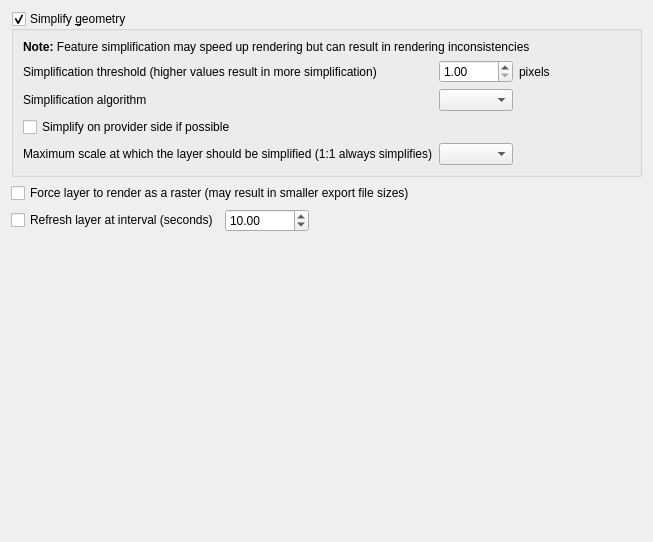
             <widget class="QWidget" name="scrollAreaWidgetContents_19">
              <property name="geometry">
               <rect>
                <x>0</x>
                <y>0</y>
                <width>653</width>
                <height>542</height>
               </rect>
              </property>
              <layout class="QVBoxLayout" name="verticalLayout_32">
               <item>
                <widget class="QGroupBox" name="mSimplifyDrawingGroupBox">
                 <property name="title">
                  <string>Simplify &amp;geometry</string>
                 </property>
                 <property name="checkable">
                  <bool>true</bool>
                 </property>
                 <layout class="QGridLayout" name="_12">
                  <item row="0" column="1" colspan="4">
                   <widget class="QLabel" name="label_59">
                    <property name="text">
                     <string>&lt;b&gt;Note:&lt;/b&gt; Feature simplification may speed up rendering but can result in rendering inconsistencies</string>
                    </property>
                   </widget>
                  </item>
                  <item row="1" column="1">
                   <widget class="QLabel" name="label_56">
                    <property name="text">
                     <string>Simplification threshold (higher values result in more simplification)</string>
                    </property>
                    <property name="margin">
                     <number>2</number>
                    </property>
                   </widget>
                  </item>
                  <item row="1" column="2">
                   <widget class="QDoubleSpinBox" name="mSimplifyDrawingSpinBox">
                    <property name="toolTip">
                     <string>Higher values result in more simplification</string>
                    </property>
                    <property name="decimals">
                     <number>2</number>
                    </property>
                    <property name="minimum">
                     <double>1.000000000000000</double>
                    </property>
                    <property name="maximum">
                     <double>30.000000000000000</double>
                    </property>
                    <property name="singleStep">
                     <double>0.200000000000000</double>
                    </property>
                    <property name="value">
                     <double>1.000000000000000</double>
                    </property>
                   </widget>
                  </item>
                  <item row="1" column="3">
                   <widget class="QLabel" name="mSimplifyDrawingPx">
                    <property name="text">
                     <string>pixels</string>
                    </property>
                    <property name="margin">
                     <number>2</number>
                    </property>
                   </widget>
                  </item>
                  <item row="1" column="4">
                   <spacer name="horizontalSpacer_40">
                    <property name="orientation">
                     <enum>Qt::Horizontal</enum>
                    </property>
                    <property name="sizeHint" stdset="0">
                     <size>
                      <width>20</width>
                      <height>20</height>
                     </size>
                    </property>
                   </spacer>
                  </item>
                  <item row="2" column="1">
                   <widget class="QLabel" name="mSimplifyAlgorithmLabel">
                    <property name="toolTip">
                     <string>This algorithm only is applied to simplify on local side</string>
                    </property>
                    <property name="text">
                     <string>Simplification algorithm</string>
                    </property>
                    <property name="margin">
                     <number>2</number>
                    </property>
                   </widget>
                  </item>
                  <item row="2" column="2">
                   <widget class="QComboBox" name="mSimplifyAlgorithmComboBox"/>
                  </item>
                  <item row="3" column="1" colspan="4">
                   <widget class="QCheckBox" name="mSimplifyDrawingAtProvider">
                    <property name="text">
                     <string>Simplify on provider side if possible</string>
                    </property>
                   </widget>
                  </item>
                  <item row="4" column="1">
                   <widget class="QLabel" name="mSimplifyMaxScaleLabel">
                    <property name="text">
                     <string>Maximum scale at which the layer should be simplified (1:1 always simplifies)</string>
                    </property>
                    <property name="margin">
                     <number>2</number>
                    </property>
                   </widget>
                  </item>
                  <item row="4" column="2">
                   <widget class="QgsScaleComboBox" name="mSimplifyMaximumScaleComboBox">
                    <property name="sizePolicy">
                     <sizepolicy hsizetype="Expanding" vsizetype="Fixed">
                      <horstretch>0</horstretch>
                      <verstretch>0</verstretch>
                     </sizepolicy>
                    </property>
                   </widget>
                  </item>
                 </layout>
                </widget>
               </item>
               <item>
                <widget class="QCheckBox" name="mForceRasterCheckBox">
                 <property name="text">
                  <string>Force layer to render as a raster (may result in smaller export file sizes)</string>
                 </property>
                </widget>
               </item>
               <item>
                <layout class="QHBoxLayout" name="horizontalLayout_3">
                 <item>
                  <widget class="QCheckBox" name="mRefreshLayerCheckBox">
                   <property name="text">
                    <string>Refresh layer at interval (seconds)</string>
                   </property>
                  </widget>
                 </item>
                 <item>
                  <widget class="QDoubleSpinBox" name="mRefreshLayerIntervalSpinBox">
                   <property name="toolTip">
                    <string>Higher values result in more simplification</string>
                   </property>
                   <property name="decimals">
                    <number>2</number>
                   </property>
                   <property name="minimum">
                    <double>0.000000000000000</double>
                   </property>
                   <property name="maximum">
                    <double>100000000000000000000.000000000000000</double>
                   </property>
                   <property name="singleStep">
                    <double>5.000000000000000</double>
                   </property>
                   <property name="value">
                    <double>10.000000000000000</double>
                   </property>
                  </widget>
                 </item>
                 <item>
                  <spacer name="horizontalSpacer_4">
                   <property name="orientation">
                    <enum>Qt::Horizontal</enum>
                   </property>
                   <property name="sizeHint" stdset="0">
                    <size>
                     <width>40</width>
                     <height>20</height>
                    </size>
                   </property>
                  </spacer>
                 </item>
                </layout>
               </item>
               <item>
                <spacer name="verticalSpacer_6">
                 <property name="orientation">
                  <enum>Qt::Vertical</enum>
                 </property>
                 <property name="sizeHint" stdset="0">
                  <size>
                   <width>20</width>
                   <height>40</height>
                  </size>
                 </property>
                </spacer>
               </item>
              </layout>
             </widget>
